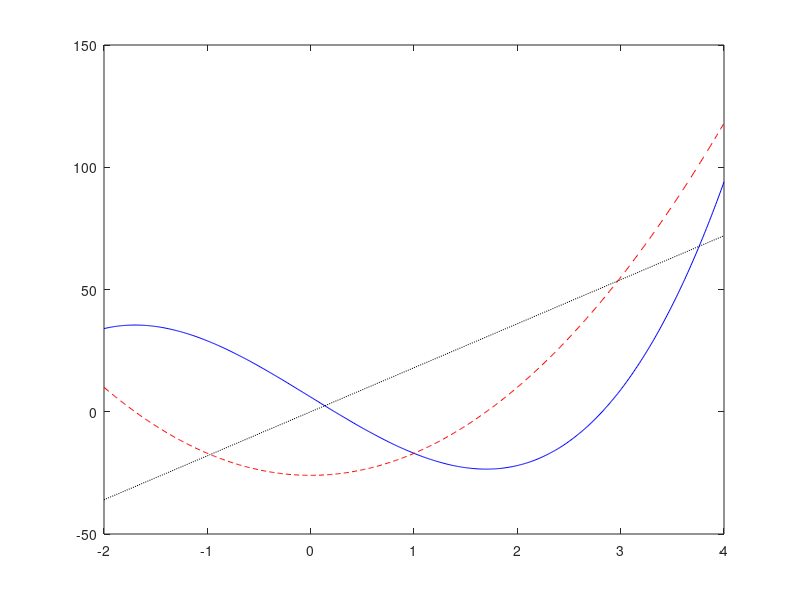

Write MATLAB code to recreate this figure.
x=[-2:0.01:4];
y=3*x.^3-26*x+6
yd=9*x.^2-26;
ydd=18*x;
plot(x,y,'LineStyle','-','color','b');
line(x,yd,'LineStyle','--','color','r');
line(x,ydd,'LineStyle',':','color','k');